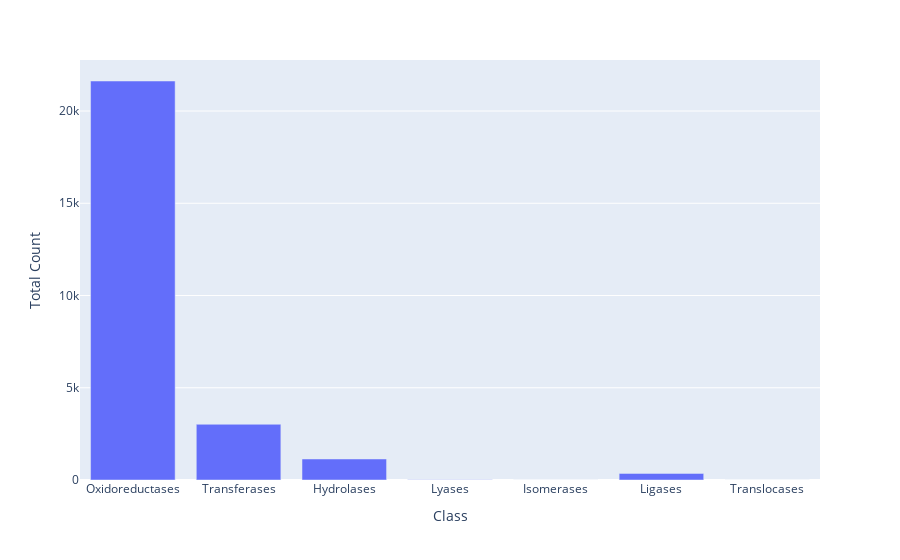

Here is the notebook cell this chart was saved with:
### Markdown cell above
[2.2] media2ec enzyme diversity

### Code cell
data = pd.read_csv(os.path.join(DATA_DIR, 'media2ec-explode.csv'), low_memory=False)
ecs = data.copy()

# Summing the abundance of enzymes across our taxa related to different enzyme groups
enzyme_df = ecs.value_counts("ec_KEGG").reset_index().copy() #ecs.value_counts originally
enzyme_df['Group'] = enzyme_df["ec_KEGG"].apply(lambda x: x.strip().split('.')[0])
grouped_df = enzyme_df.groupby('Group')['count'].sum().reset_index()
grouped_df.columns = ['Group','Total Count']

# Create filler rows for classes which have 0 counts (manual step) ... no group 7 translocases in dataset
filler_dict = {'Group':[7], 'Total Count':[0]}
filler = pd.DataFrame(filler_dict)
grouped_df = pd.concat([grouped_df,filler], ignore_index = True).copy()
grouped_df['Group'] = grouped_df['Group'].astype(int)
grouped_df = grouped_df.sort_values('Group')
grouped_df.reset_index()

# Adding information on the type of enzymes
ec_class = ['Oxidoreductases','Transferases','Hydrolases','Lyases','Isomerases','Ligases','Translocases']
grouped_df['Class'] = ec_class

media_enzyme_counts = grouped_df[['Group','Class','Total Count']]
print(media_enzyme_counts)

import plotly.express as px

# Plot the occurrence of enzymes across all of our selected media 
fig3 = px.bar(media_enzyme_counts, x="Class", y="Total Count")
fig3.show()

### Figure 1 — Plotly figure (JSON) as saved in the notebook; plotly's stock layout.template omitted (floating-point values rounded to 4 significant figures)
{"data": [{"alignmentgroup": "True", "hovertemplate": "Class=%{x}<br>Total Count=%{y}<extra></extra>", "legendgroup": "", "marker": {"color": "#636efa", "pattern": {"shape": ""}}, "name": "", "offsetgroup": "", "orientation": "v", "showlegend": false, "textposition": "auto", "type": "bar", "x": ["Oxidoreductases", "Transferases", "Hydrolases", "Lyases", "Isomerases", "Ligases", "Translocases"], "xaxis": "x", "y": [21628, 3021, 1139, 17, 2, 358, 0], "yaxis": "y"}], "layout": {"barmode": "relative", "legend": {"tracegroupgap": 0}, "margin": {"t": 60}, "xaxis": {"anchor": "y", "domain": [0, 1], "title": {"text": "Class"}}, "yaxis": {"anchor": "x", "domain": [0, 1], "title": {"text": "Total Count"}}}}
